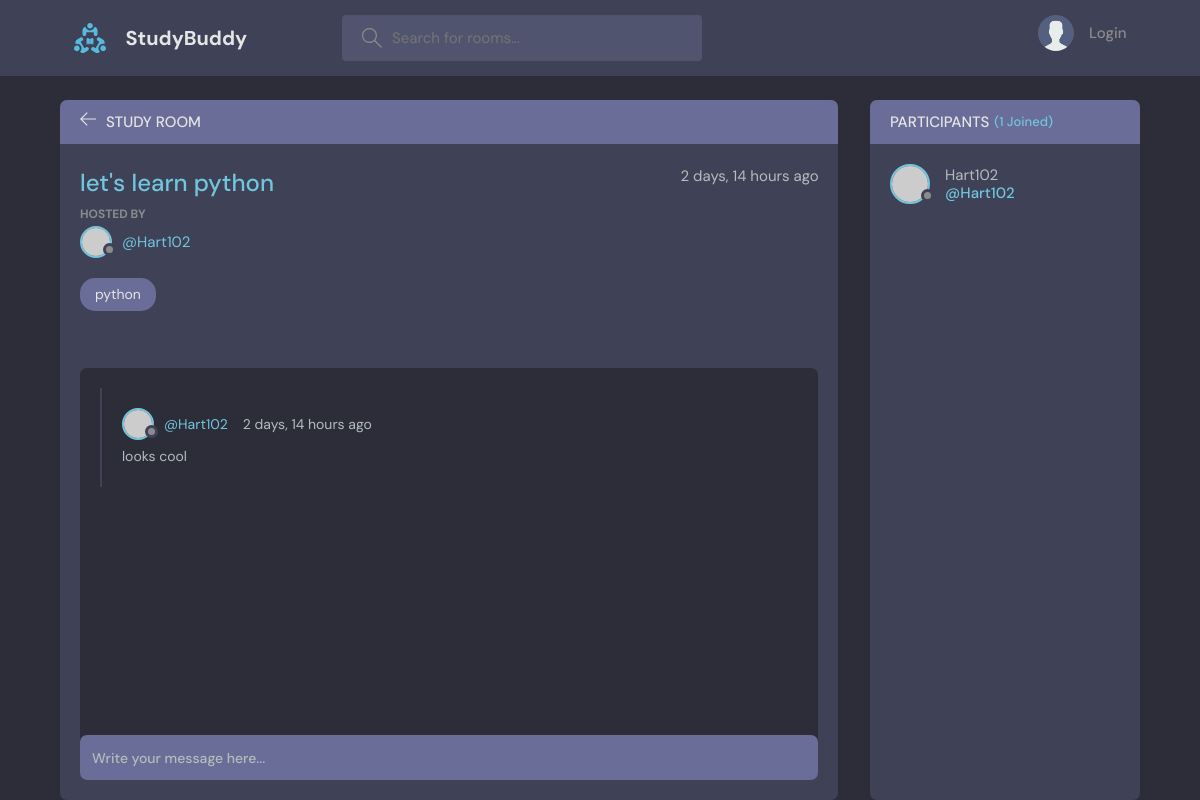
The page /room/1/ on the database its author committed.
### base/models.py (models this page shows, shortened)
class Room (models.Model):
    host = models.ForeignKey(User, on_delete = models.SET_NULL, null = True) # Refers to the owner of the room (One to many relationship)
    topic = models.ForeignKey(Topic, on_delete = models.SET_NULL, null = True) # connceting Room and Topic table
    name = models.CharField(max_length = 200)
    description = models.TextField(null = True, blank = True) # null = true: allows description to be empty in the db. blank = true: allows user to submit an empty form
    participants = models.ManyToManyField(User, related_name = "participants", blank = True) # This creates a many to many relationship
    updated = models.DateTimeField(auto_now = True)
    created = models.DateTimeField(auto_now_add = True)
    class Meta: # This displays the latest created and updated rooms first (Sorting)
        ordering = ['-updated', '-created']

class User (AbstractUser):
    name = models.CharField(max_length = 200, null=True)
    email = models.EmailField(unique=True, null=True)
    bio = models.TextField(null=True)
    avater = models.ImageField(null=True, default="avatar.svg")
    USERNAME_FIELD = 'email'
    REQUIRED_FIELDS = []

class Topic (models.Model):
    name = models.CharField(max_length = 200)
    def __str__(self):
        return self.name

class Message (models.Model):
    user = models.ForeignKey(User, on_delete = models.CASCADE) # Connecting user and message table
    room = models.ForeignKey(Room, on_delete = models.CASCADE) # Delete messages if the Room is deleted
    body = models.TextField()
    updated = models.DateTimeField(auto_now = True)
    created = models.DateTimeField(auto_now_add = True)
    class Meta: # This displays the latest created and updated rooms first (Sorting)
        ordering = ['-updated', '-created']

### base/views.py (the view, shortened to what this page needs)
# urls.py: path("room/<str:pk>/", views.room, name="room"),
def room (request, pk):
    room = Room.objects.get(id = pk) # Get a particular room from the database is the id
    """ message_set.all(): is a method used to select all the child elements of an object
    message is a child model of the room model, as it was seen in the model.py.
    Here we're selecting all the messages of a particular room """
    participants = room.participants.all() # Many to many relationship
    room_messages = room.message_set.all()  # .order_by("-created")  Get all the messages of a room from room table in the database
    context = {'room': room, 'room_messages': room_messages, 'participants': participants}
    return render (request, 'base/room.html', context)

### base/templates/base/room.html (shortened to what this page needs)
{% extends 'main.html' %}
  {% block content %}
    <main class="profile-page layout layout--2">
      <div class="container">
        <div class="room">
          <div class="room__top">
            <div class="room__topLeft">
              <a href="{% url 'home' %}">
                <svg version="1.1" xmlns="http://www.w3.org/2000/svg" width="32" height="32" viewBox="0 0 32 32">
                  <title>arrow-left</title>
                  <path
                    d="M13.723 2.286l-13.723 13.714 13.719 13.714 1.616-1.611-10.96-10.96h27.625v-2.286h-27.625l10.965-10.965-1.616-1.607z"
                  ></path>
                </svg>
              </a>
              <h3>Study Room</h3>
            </div>
          </div>
          <div class="room__box scroll">
            <div class="room__header scroll">
              <div class="room__info">
                <h3>{{room.name}}</h3>
                <span>{{room.created|timesince}} ago</span>
              </div>
              <div class="room__hosted">
                <p>Hosted By</p>
                <a href="{% url 'user-profile' room.host.id %}" class="room__author">
                  <div class="avatar avatar--small">
                    <img src="https://randomuser.me/api/portraits/men/37.jpg" />
                  </div>
                  <span>@{{room.host.username}}</span>
                </a>
              </div>
              <span class="room__topics">{{room.topic}}</span>
            </div>
            <div class="room__conversation">
              <div class="threads scroll">
                 {% for message in room_messages %}
                <div class="thread">
                  <div class="thread__top">
                    <div class="thread__author">
                      <a href="{% url 'user-profile' message.user.id %}" class="thread__authorInfo">
                        <div class="avatar avatar--small">
                          <img src="https://randomuser.me/api/portraits/men/37.jpg" />
                        </div>
                        <span>@{{message.user.username}}</span>
                      </a>
                      <span class="thread__date">{{message.created|timesince}} ago</span>
                    </div>
                  </div>
                  <div class="thread__details">
                   {{message.body}}
                  </div>
                </div>
                {% endfor %}
              </div>
            </div>
          </div>
          <div class="room__message">
            <form action="" method="POST">
              <input name="body" placeholder="Write your message here..." />
            </form>
          </div>
        </div>
        <div class="participants">
          <h3 class="participants__top">Participants <span>({{participants.count}} Joined)</span></h3>
          <div class="participants__list scroll">
            {% for user in participants %}
            <a href="{% url 'user-profile' user.id %}" class="participant">
              <div class="avatar avatar--medium">
                <img src="https://randomuser.me/api/portraits/men/37.jpg" />
              </div>
              <p>
               {{user.username}}
                <span>@{{user.username}}</span>
              </p>
            </a>
            {% endfor %}
          </div>
        </div>
      </div>
    </main>
  {% endblock content %}

### rows shown on the page
Room: name "let's learn python", created "2 days, 14 hours", host.username "Hart102", topic "python"
Message: user.username "Hart102", created "2 days, 14 hours", body "looks cool"
User: username "Hart102"

### other values the page prints
{{ participants.count }} "1"
